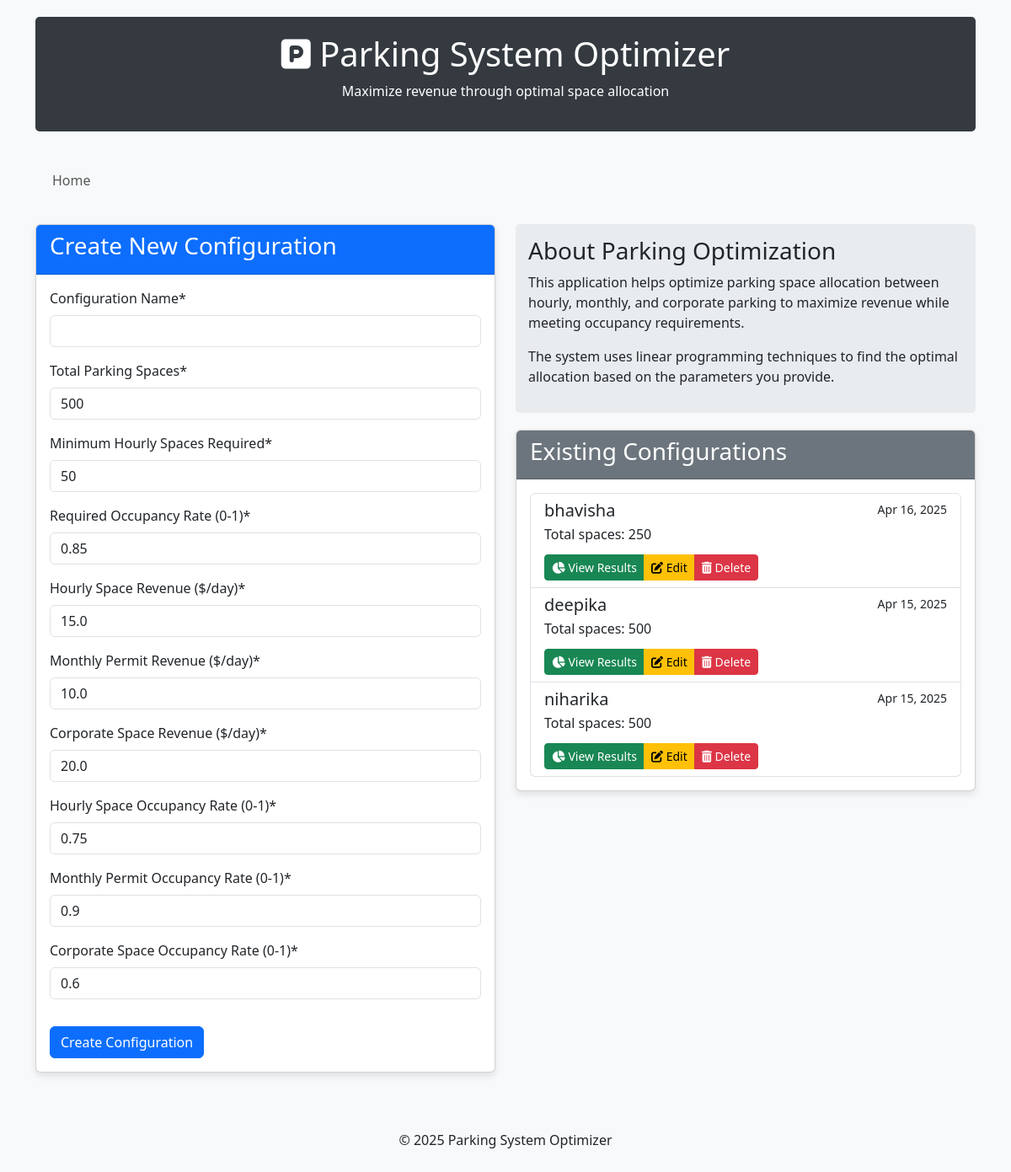
The page / on the database its author committed.
### parking_optimizer/models.py (models this page shows, shortened)
class ParkingConfiguration(models.Model):
    name = models.CharField(max_length=100)
    total_spaces = models.IntegerField(default=500)
    min_hourly_spaces = models.IntegerField(default=50)
    occupancy_requirement = models.FloatField(default=0.85)
    hourly_revenue = models.FloatField(default=15.0)
    monthly_revenue = models.FloatField(default=10.0)
    corporate_revenue = models.FloatField(default=20.0)
    hourly_reliability = models.FloatField(default=0.75)
    monthly_reliability = models.FloatField(default=0.90)
    corporate_reliability = models.FloatField(default=0.60)
    date_created = models.DateTimeField(auto_now_add=True)
    hourly_spaces = models.IntegerField(null=True, blank=True)
    monthly_spaces = models.IntegerField(null=True, blank=True)
    corporate_spaces = models.IntegerField(null=True, blank=True)
    expected_revenue = models.FloatField(null=True, blank=True)
    expected_occupancy = models.FloatField(null=True, blank=True)

### parking_optimizer/views.py (the view)
# urls.py: path('', views.home, name='home'),
def home(request):
    configurations = ParkingConfiguration.objects.all().order_by('-date_created')
    if request.method == 'POST':
        form = ParkingConfigForm(request.POST)
        if form.is_valid():
            config = form.save()
            messages.success(request, 'Configuration created! Now optimize it.')
            return redirect('optimize', config_id=config.id)
    else:
        form = ParkingConfigForm()
    context = {
        'configurations': configurations,
        'form': form
    }
    return render(request, 'parking_optimizer/home.html', context)

### parking_optimizer/templates/parking_optimizer/home.html (shortened to what this page needs)
{% extends 'parking_optimizer/base.html' %}
{% load crispy_forms_tags %}
{% block content %}
<div class="row">
    <div class="col-md-6">
        <div class="card">
            <div class="card-header bg-primary text-white">
                <h3>Create New Configuration</h3>
            </div>
            <div class="card-body">
                <form method="POST">
                    {{ form|crispy }}
                    <button type="submit" class="btn btn-primary mt-3">Create Configuration</button>
                </form>
            </div>
        </div>
    </div>
    <div class="col-md-6">
        <div class="info-box">
            <h3>About Parking Optimization</h3>
            <p>This application helps optimize parking space allocation between hourly, monthly, and corporate parking to maximize revenue while meeting occupancy requirements.</p>
            <p>The system uses linear programming techniques to find the optimal allocation based on the parameters you provide.</p>
        </div>
        <div class="card">
            <div class="card-header bg-secondary text-white">
                <h3>Existing Configurations</h3>
            </div>
            <div class="card-body">
                {% if configurations %}
                    <div class="list-group">
                        {% for config in configurations %}
                            <div class="list-group-item list-group-item-action">
                                <div class="d-flex w-100 justify-content-between">
                                    <h5 class="mb-1">{{ config.name }}</h5>
                                    <small>{{ config.date_created|date:"M d, Y" }}</small>
                                </div>
                                <p class="mb-1">Total spaces: {{ config.total_spaces }}</p>
                                <div class="btn-group mt-2" role="group">
                                    {% if config.hourly_spaces %}
                                        <a href="{% url 'results' config.id %}" class="btn btn-sm btn-success">
                                            <i class="fas fa-chart-pie"></i> View Results
                                        </a>
                                    {% else %}
                                        <a href="{% url 'optimize' config.id %}" class="btn btn-sm btn-primary">
                                            <i class="fas fa-cogs"></i> Optimize
                                        </a>
                                    {% endif %}
                                    <a href="{% url 'edit_config' config.id %}" class="btn btn-sm btn-warning">
                                        <i class="fas fa-edit"></i> Edit
                                    </a>
                                    <a href="{% url 'delete_config' config.id %}" class="btn btn-sm btn-danger">
                                        <i class="fas fa-trash-alt"></i> Delete
                                    </a>
                                </div>
                            </div>
                        {% endfor %}
                    </div>
                {% else %}
                    <p>No configurations yet. Create one to get started!</p>
                {% endif %}
            </div>
        </div>
    </div>
</div>
{% endblock %}

### parking_optimizer/templates/parking_optimizer/base.html (style rules this page uses)
body { padding-top: 20px; background-color: #f8f9fa; }
.card { box-shadow: 0 4px 8px rgba(0,0,0,0.1); transition: 0.3s; margin-bottom: 20px; }
.info-box { background-color: #e9ecef; padding: 15px; border-radius: 5px; margin-bottom: 20px; }

### rows shown on the page
ParkingConfiguration: name "bhavisha", date_created "Apr 16, 2025", total_spaces "250", hourly_spaces "View Results"
ParkingConfiguration: name "deepika", date_created "Apr 15, 2025", total_spaces "500", hourly_spaces "View Results"
ParkingConfiguration: name "niharika", date_created "Apr 15, 2025", total_spaces "500", hourly_spaces "View Results"
